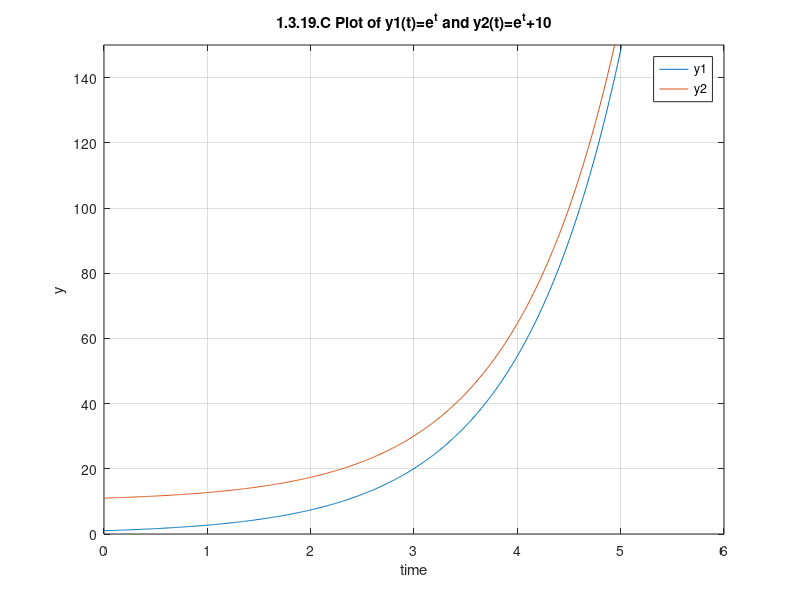

This chart was generated by the following MATLAB code:
% 1.3.19 (Computer or calculator, 2.XX is close enough) Find the time t when 
% e^t = 10. The initial y(0) has increased by an order of magnitude-a
% factor of 10. The exact statement of the answer is t = ?. At what time t
% does e^t reach 100?
%
% 1.3.19.A Find when e^t = 10

fprintf("1.3.19.A Find time t when e^t = 10 \n");
t = 0;
result = 0;
step_size = 0.00001;
while result < 10
    result = exp(t);
    t = t + step_size;
end
fprintf("The time t when e^t = 10 is: %f \n", t);

% 1.3.19.B Find when e^t = 100

fprintf("1.3.19.A Find time t when e^t = 100 \n");
t = 0;
result = 0;
step_size = 0.00001;
while result < 100
    result = exp(t);
    t = t + step_size;
end
fprintf("The time t when e^t = 100 is: %f \n", t);

% 1.3.19.C Graph y1(t) = e^t and y2(t) = (e^t)+10 

t = 0.0:0.01:100;

y1=exp(t);
y2=exp(t)+10;

plot(t,y1,t,y2);
legend("y1", "y2");
ylim([0 150]);
xlim([0 6])
grid on;
title("1.3.19.C Plot of y1(t)=e^{t} and y2(t)=e^{t}+10");
xlabel("time");
ylabel("y");